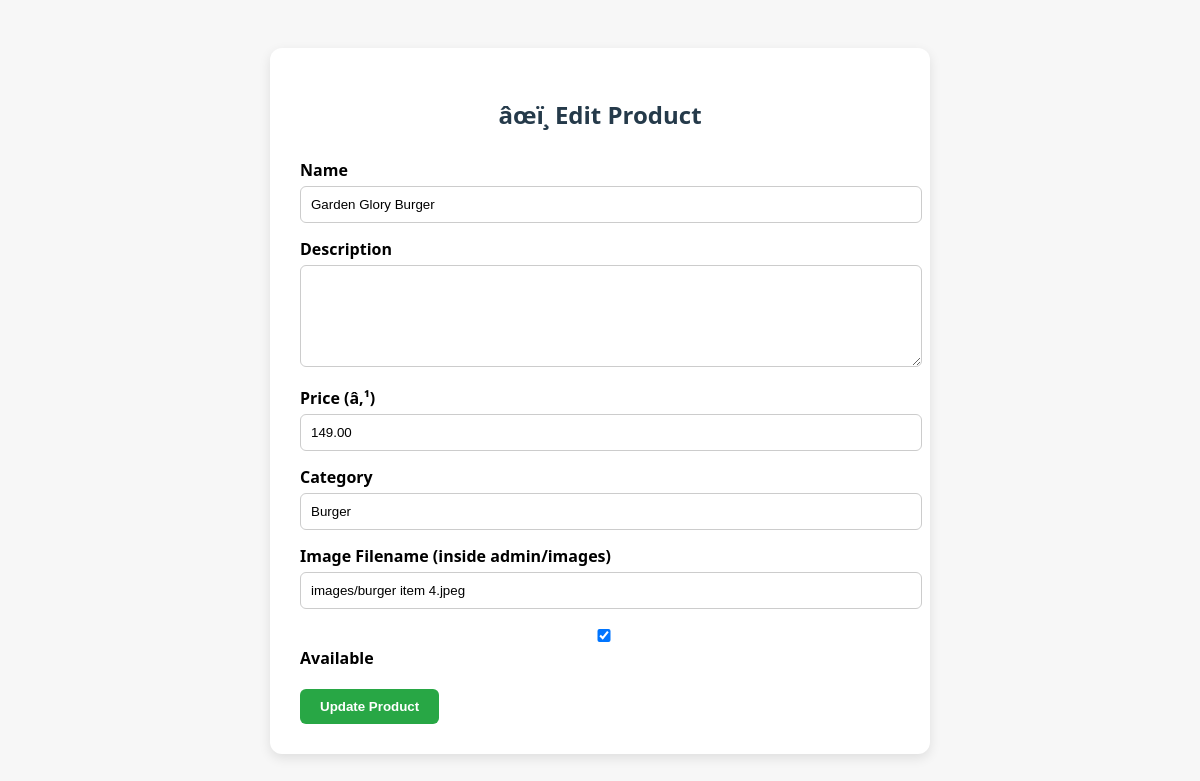
The page /admistrator/edit_product.php?id=4 (signed in) on the database its author committed.
### tables this page shows
CREATE TABLE `food_items` (
  `id` int(11) NOT NULL,
  `name` varchar(100) NOT NULL,
  `description` text DEFAULT NULL,
  `price` decimal(10,2) NOT NULL,
  `image` varchar(255) DEFAULT NULL,
  `category` varchar(50) DEFAULT NULL,
  `available` tinyint(1) DEFAULT 1
);

### admistrator/edit_product.php (the view, shortened to what this page needs)
<?php
include 'db_connect.php';
$id = $_GET['id'];
$product = $conn->query("SELECT * FROM food_items WHERE id = $id")->fetch_assoc();
?>
<!DOCTYPE html>
<html>
<head>
</head>
<body>
<div class="form-box">
  <h2>âœï¸ Edit Product</h2>
  <form method="POST">
    <label>Name</label>
    <input type="text" name="name" value="<?= htmlspecialchars($product['name']) ?>" required>
    <label>Description</label>
    <textarea name="description"><?= htmlspecialchars($product['description']) ?></textarea>
    <label>Price (â‚¹)</label>
    <input type="number" step="0.01" name="price" value="<?= $product['price'] ?>" required>
    <label>Category</label>
    <input type="text" name="category" value="<?= htmlspecialchars($product['category']) ?>" required>
    <label>Image Filename (inside admin/images)</label>
    <input type="text" name="image" value="<?= htmlspecialchars($product['image']) ?>" required placeholder="e.g. snack item 10.jpeg">
    <div class="checkbox">
      <label><input type="checkbox" name="available" <?= $product['available'] ? 'checked' : '' ?>> Available</label>
    </div>
    <button type="submit">Update Product</button>
  </form>
</div>
</body>
</html>

### admistrator/edit_product.php (style rules this page uses)
body { font-family: 'Segoe UI', sans-serif; background: #f7f7f7; padding: 40px; }
.form-box { max-width: 600px; margin: auto; background: white; padding: 30px; border-radius: 12px; box-shadow: 0 4px 12px rgba(0,0,0,0.1); }
h2 { text-align: center; color: #253A4A; margin-bottom: 20px; }
label { display: block; margin-top: 15px; font-weight: bold; }
input, textarea { width: 100%; padding: 10px; margin-top: 5px; border: 1px solid #ccc; border-radius: 6px; }
textarea { resize: vertical; min-height: 80px; }
.checkbox { margin-top: 10px; }
button { margin-top: 20px; padding: 10px 20px; background: #28a745; color: white; border: none; border-radius: 6px; font-weight: bold; cursor: pointer; }

### rows shown on the page
food_items: name "Garden Glory Burger", price "149.00", category "Burger", image "images/burger item 4.jpeg", available "☑"
